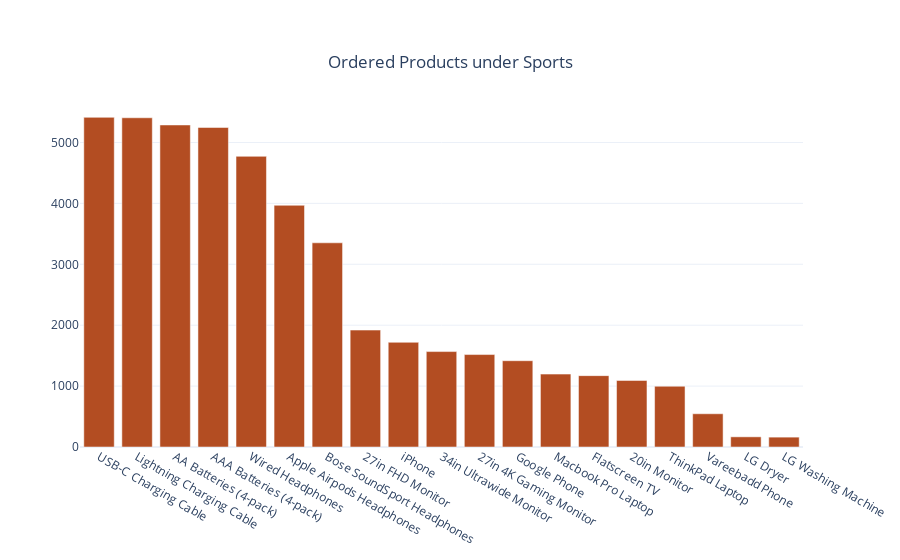

The notebook cell this image was saved under:
### Code cell
#check the Ordered product 

fig = go.Figure()


fig.add_trace(go.Bar(
    y=Sports['Product'].value_counts().values.tolist(),
    x=[str(i) for i in Sports['Product'].value_counts().index],
    textfont=dict(size=14),
    name='Product',
    textposition='auto',
    
    showlegend=False,
    marker=dict(color=constraints[0])

))
fig.update_layout(title={'text':'Ordered Products under Sports' ,
                             'y': 0.9,
                             'x': 0.5,
                             'xanchor': 'center',
                             'yanchor': 'top'},
                      template='plotly_white') 

# Display the figure
fig.show()

### Figure 1 — Plotly figure (JSON) as saved in the notebook; plotly's stock layout.template omitted (floating-point values rounded to 4 significant figures)
{"data": [{"marker": {"color": "#B34D22"}, "name": "Product", "showlegend": false, "textfont": {"size": 14}, "textposition": "auto", "type": "bar", "x": ["USB-C Charging Cable", "Lightning Charging Cable", "AA Batteries (4-pack)", "AAA Batteries (4-pack)", "Wired Headphones", "Apple Airpods Headphones", "Bose SoundSport Headphones", "27in FHD Monitor", "iPhone", "34in Ultrawide Monitor", "27in 4K Gaming Monitor", "Google Phone", "Macbook Pro Laptop", "Flatscreen TV", "20in Monitor", "ThinkPad Laptop", "Vareebadd Phone", "LG Dryer", "LG Washing Machine"], "y": [5413, 5406, 5288, 5247, 4773, 3969, 3353, 1920, 1719, 1567, 1518, 1417, 1197, 1172, 1093, 998, 546, 167, 162]}], "layout": {"title": {"text": "Ordered Products under Sports", "x": 0.5, "xanchor": "center", "y": 0.9, "yanchor": "top"}}}
